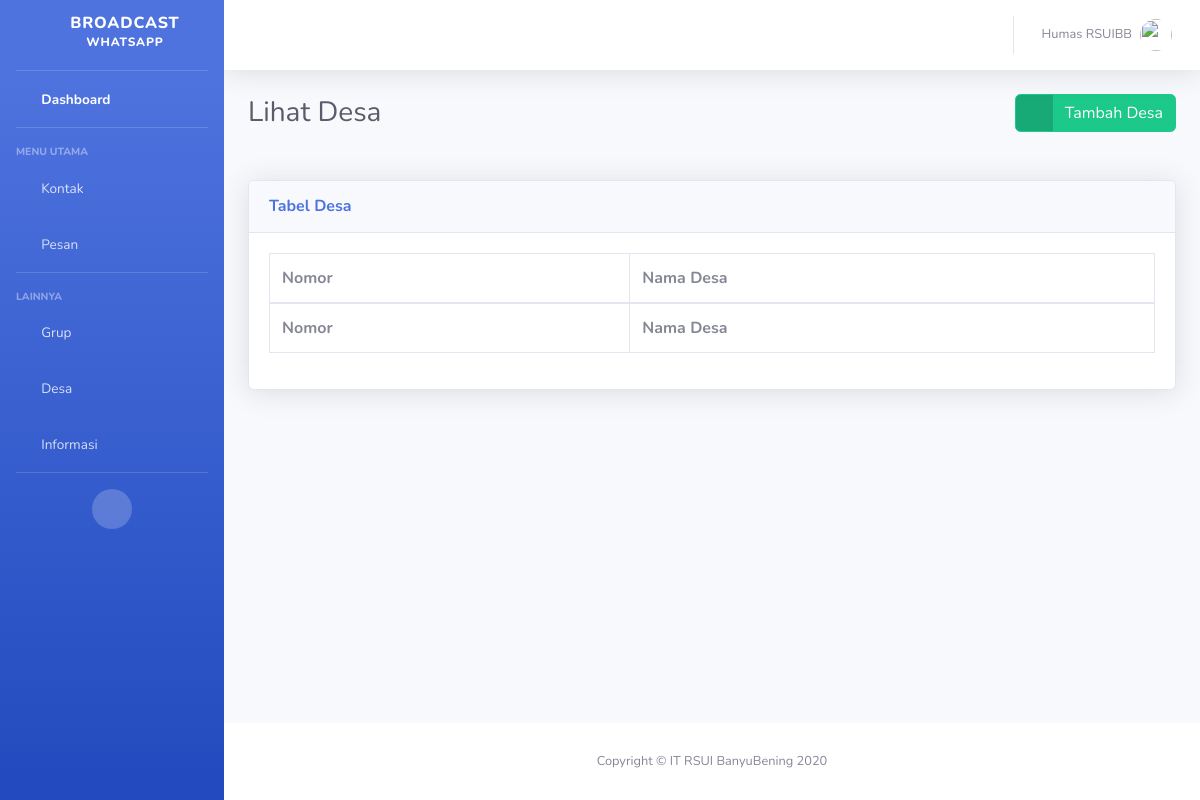
Page /desa/ on the earlier database version.
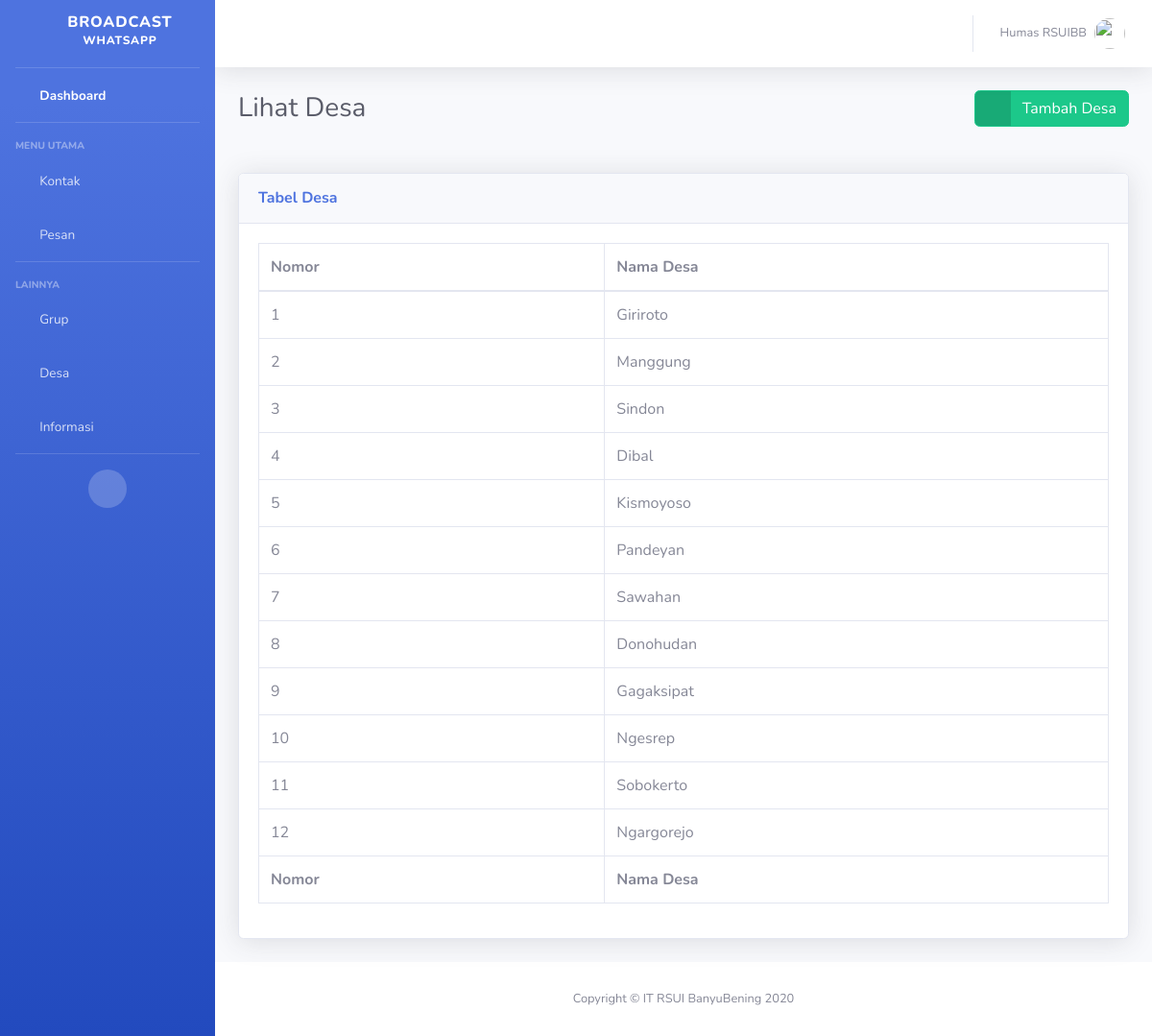
Same page on the later database version.
### desa/models.py (models this page shows, shortened)
class Desa(models.Model):
    name = models.CharField(max_length=100)

### desa/views.py (the view)
# urls.py: path('', DesaListView.as_view(), name="index"),
class DesaListView(TemplateView):
    template_name   = 'desa/index.html'
    def get_context_data(self, *args, **kwargs):
        desas  = reversed(Desa.objects.all().order_by('id'))
        context = {
            'Judul'         : 'Lihat Desa',
            'Judul_Tabel'   : 'Tabel Desa',
            'Desas'         : desas,
        }
        return context

### desa/templates/desa/index.html (shortened to what this page needs)
{% extends 'base.html' %}
{% load static %}
{% block styles_custom %}
<link href="{% static "vendor/datatables/dataTables.bootstrap4.min.css" %}" rel="stylesheet">
{% endblock styles_custom %}
{% block heading %}
<div class="d-sm-flex align-items-center justify-content-between mb-4">
    <h1 class="h3 mb-0 text-gray-800">{{Judul}}</h1>
    <a href="{% url "desa:tambah" %}" class="btn btn-success btn-icon-split">
        <span class="icon text-white-50">
            <i class="fas fa-plus"></i>
        </span>
        <span class="text">Tambah Desa</span>
    </a>
</div>
{% endblock heading %}
{% block data_table %}
<div class="card shadow mb-4">
    <div class="card-header py-3">
        <h6 class="m-0 font-weight-bold text-primary">{{Judul_Tabel}}</h6>
    </div>
    <div class="card-body">
        <div class="table-responsive">
        <table class="table table-bordered" id="dataTable" width="100%" cellspacing="0">
            <thead>
                <tr>
                    <th>Nomor</th>
                    <th>Nama Desa</th>
                </tr>
            </thead>
            <tfoot>
                <tr>
                    <th>Nomor</th>
                    <th>Nama Desa</th>
                </tr>
            </tfoot>
            <tbody>
                {% for desa in Desas %}
                <tr>
                    <td>{{forloop.counter}}</td>
                    <td>{{desa.name}}</td>
                </tr>
                {% endfor %}
            </tbody>
        </table>
        </div>
    </div>
</div>
{% endblock data_table %}

Differences in the rows shown:
added Desa: name "Giriroto"
added Desa: name "Manggung"
added Desa: name "Sindon"
added Desa: name "Dibal"
added Desa: name "Kismoyoso"
added Desa: name "Pandeyan"
added Desa: name "Sawahan"
added Desa: name "Donohudan"
added Desa: name "Gagaksipat"
added Desa: name "Ngesrep"
added Desa: name "Sobokerto"
added Desa: name "Ngargorejo"
